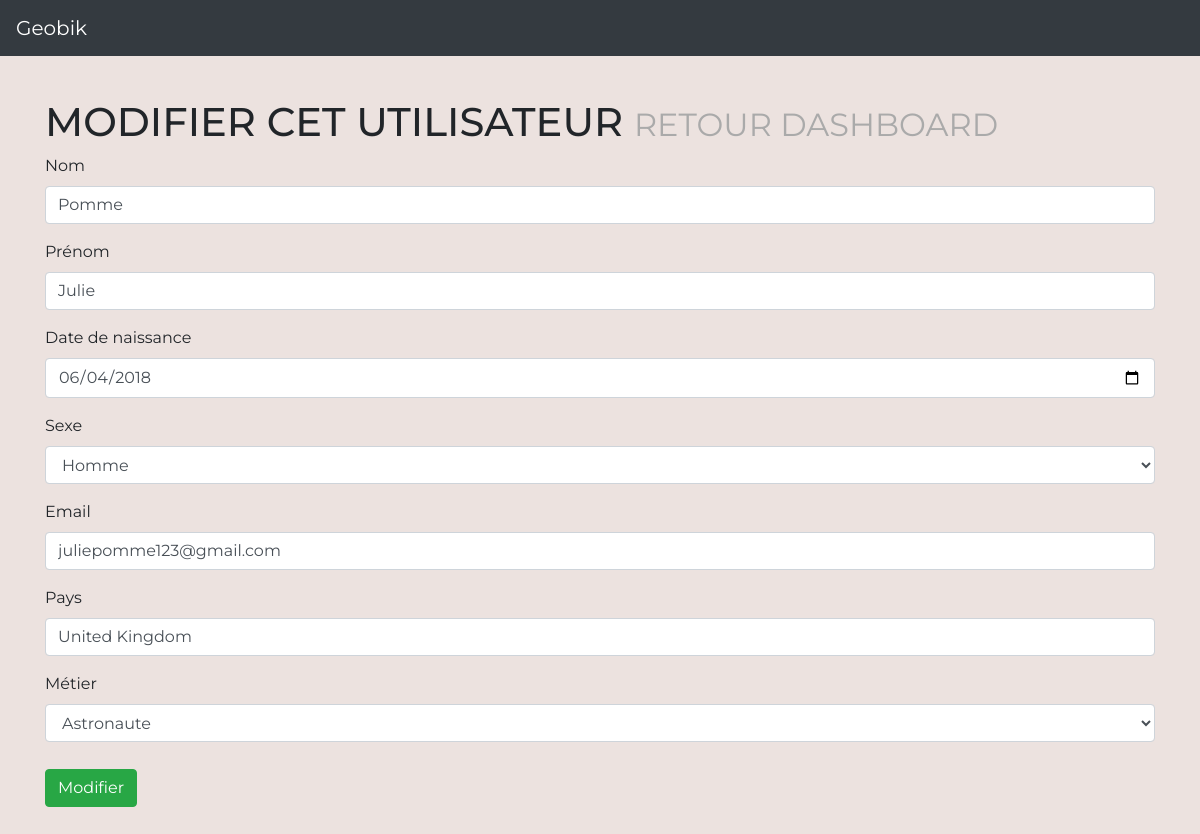
Page /index.php?page=modif&id=24 (signed in) on the committed database.
### tables this page shows
CREATE TABLE `users` (
  `id` int(11) NOT NULL,
  `nom` varchar(30) NOT NULL,
  `prenom` varchar(30) NOT NULL,
  `date_naissance` date NOT NULL,
  `sexe` varchar(15) NOT NULL,
  `email` varchar(80) NOT NULL,
  `pays` varchar(30) NOT NULL,
  `metier` varchar(40) NOT NULL,
  `date_creation` date NOT NULL
);

### src/Classes/class_users.php (called while the page is built, shortened)
<?php
class Users{
    private $selectUser;
    public function __construct($db){
        $this->selectUser=$db->prepare("SELECT * FROM users WHERE id=:id");
    }
    public function selectUser($id){
        $this->selectUser->execute(array(':id'=>$id));
        return $this->selectUser->fetch();
    }
}
?>

### src/Classes/class_metier.php (called while the page is built)
<?php
class Metiers{
    private $select;
    public function __construct($db){
        $this->select=$db->prepare("SELECT * FROM metiers ORDER BY intitule");
    }
    public function select(){
        $this->select->execute();
        return $this->select->fetchAll();
    }
}
?>

### src/Views/modif.php (the view, shortened to what this page needs)
<?php
function modif($db){
    $user=new Users($db);
    $user=$user->selectUser($_GET['id']);
    $metiers=new Metiers($db);
    $liste=$metiers->select();
?>
    <div class="container">
        <div class="inscription">
            <h1>Modifier cet utilisateur
                <small class="text-muted"><a href="?page=dashboard">Retour dashboard</a></small>
            </h1>
            <form method="POST">
                <div class="form-group">
                    <label>Nom</label>
                    <input class="form-control" id="nom" name="nom" value="<?php echo $user['nom']?>">
                </div>
                <div class="form-group">
                    <label>Prénom</label>
                    <input class="form-control" id="prenom" name="prenom" value="<?php echo $user['prenom']?>">
                </div>
                <div class="form-group">
                    <label>Date de naissance</label>
                    <input type="date" class="form-control" id="date_naissance" name="date_naissance" value="<?php echo $user['date_naissance']?>">
                </div>
                <div class="form-group">
                    <label>Sexe</label>
                    <select class="form-control" id="sexe" name="sexe">
                        <option>Homme</option>
                    </select>
                </div>
                <div class="form-group">
                    <label>Email</label>
                    <input type="email" class="form-control" id="email" name="email" value="<?php echo $user['email']?>">
                </div>
                <div class="form-group">
                    <label>Pays</label>
                    <input class="form-control" id="pays" name="pays" value="<?php echo $user['pays']?>">
                </div>
                <div class="form-group">
                    <label>Métier</label>
                    <select class="form-control" id="metier" name="metier">
<?php
    foreach($liste as $metier){
        if($metier['intitule']==$user['metier']){
            echo '<option value="'.$metier['intitule'].'" selected>'.$metier['intitule'].'</option>';
        }
        else{
            echo '<option value="'.$metier['intitule'].'">'.$metier['intitule'].'</option>';
        }
    }
?>
                    </select>
                </div>
                <button type="submit" id="btModif" name="btModif" class="btn btn-success">Modifier</button>
            </form>
        </div>
    </div>
<?php
}
?>

### public/css/geobik.css (style rules this page uses)
* { margin: 0px; padding: 0px; }
a { text-decoration: none; color: aaa; }
body { font-size: 16px; font-family: 'Montserrat', sans-serif; background-color: #ece2df; }
h1 { text-transform: uppercase; }
.inscription, .connexion, .accueil, .accueil_admin, .dashboard, .ajout { margin: 42 auto; }
.dashboard a, button { margin-top: 10.5px; }

### rows in the picture
users: nom "Pomme", prenom "Julie", date_naissance "06/04/2018", email "juliepomme123@gmail.com", pays "United Kingdom"

### other values in the picture
form field metier "Astronaute"
